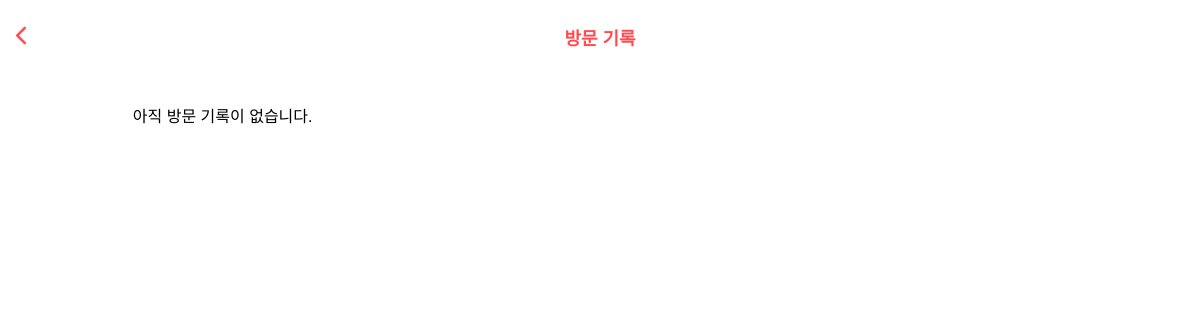
The page /accounts/mypage/5/visits on the database as committed earlier.
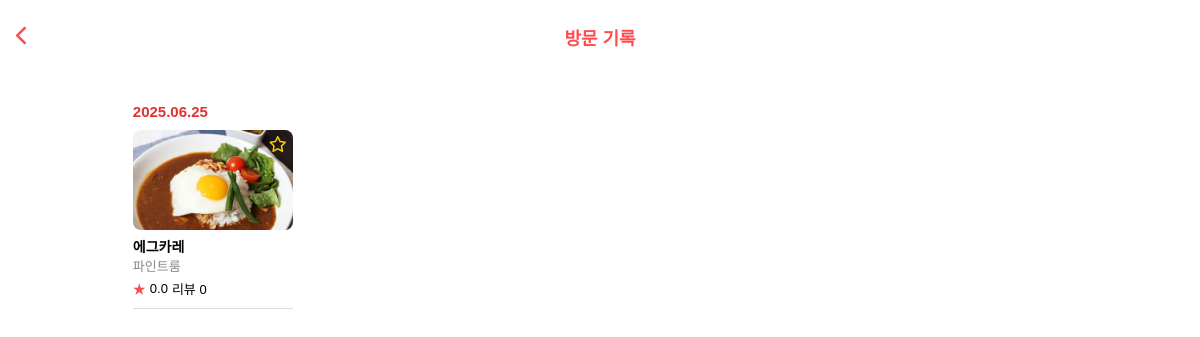
The same page on the database as committed later.
### menu/models.py (models this page shows, shortened)
class VisitLog(models.Model):
    user = models.ForeignKey(Profile, on_delete=models.CASCADE, related_name='visit_logs')
    store = models.ForeignKey(Store, on_delete=models.CASCADE, related_name='visit_logs')
    menu = models.ForeignKey(Menu, on_delete=models.SET_NULL, null=True, blank=True, related_name='visit_logs')
    visited_at = models.DateTimeField(default=datetime.now)
    reviewed = models.BooleanField(default=False)

class Menu(models.Model):
    name = models.CharField(max_length=100)  # 메뉴 이름 (필수)
    price = models.PositiveIntegerField()    # 가격 (필수)
    store = models.ForeignKey(Store, on_delete=models.CASCADE, related_name='menus')
    image = models.ImageField(upload_to='menu_images/', null=True, blank=True)

class Store(models.Model):
    name = models.CharField(max_length=100)
    address = models.TextField()
    latitude = models.FloatField()
    longitude = models.FloatField()
    school = models.ForeignKey(School, on_delete=models.CASCADE)
    category = models.ForeignKey(Category, null=True, blank=True, on_delete=models.SET_NULL)  # ✅ 여기 추가
    number = models.TextField(null=True, blank=True)
    open_time = models.TextField(null= True, blank = True)
    image = models.ImageField(upload_to='store_images/', null=True, blank=True)

### accounts/views.py (the view)
# urls.py: path('mypage/<int:id>/visits', my_visits, name='my_visits'),
def my_visits(request, id):
    user = get_object_or_404(User, pk=id)
    profile = user.profile
    visits = VisitLog.objects.filter(user=profile).select_related('menu', 'store').order_by('-visited_at')
    context = {
        'visits': visits
    }
    return render(request, 'accounts/my_visits.html', context)

### accounts/templates/accounts/my_visits.html (shortened to what this page needs)
{% load static %}
<!DOCTYPE html>
<html lang="ko">
<head>
  <link rel="stylesheet" href="{% static 'css/accounts/my_visits.css' %}">
  <link rel="stylesheet" href="https://cdnjs.cloudflare.com/ajax/libs/font-awesome/6.4.0/css/all.min.css">
</head>
<body>
  <div class="top-bar">
    <a href="{% url 'accounts:mypage' request.user.id %}"><i class="fas fa-chevron-left"></i></a>
    <div class="top-bar-title">방문 기록</div>
  </div>
  <div class="container">
    {% regroup visits by visited_at.date as grouped_visits %}
  {% for group in grouped_visits %}
    <div class="visit-section">
      <div class="visit-date">{{ group.grouper|date:"Y.m.d" }}</div>
      <div class="menu-slider">
        {% for visit in group.list %}
          <div class="menu-card">
            <div class="menu-img-wrapper">
              {% if visit.menu.image %}
                <img src="{{ visit.menu.image.url }}" alt="메뉴 이미지">
              {% else %}
                <img src="{% static 'images/menu_default.png' %}" alt="기본 이미지">
              {% endif %}
              <i class="far fa-star like-toggle" data-menu-id="{{ visit.menu.id }}"></i>
            </div>
            <div class="menu-title">{{ visit.menu.name }}</div>
            <div class="menu-sub">{{ visit.store.name }}</div>
            <div class="menu-status">
              <span class="star">★</span><span>{{ visit.menu.rating|default:"0.0" }}</span>
              <span>리뷰 {{ visit.menu.review_count|default:"0" }}</span>
            </div>
          </div>
        {% endfor %}
      </div>
    </div>
  {% empty %}
    <p>아직 방문 기록이 없습니다.</p>
  {% endfor %}
  </div>
</body>
</html>

### project/static/css/accounts/my_visits.css (style rules this page uses)
* { margin: 0; padding: 0; box-sizing: border-box; }
body { font-family: 'Apple SD Gothic Neo', 'Noto Sans KR', sans-serif; background-color: #ffffff; padding: 0 16px; }
.top-bar { display: flex; align-items: center; padding: 16px 0; position: relative; margin-top: 10px; margin-bottom: 40px; }
.top-bar i { font-size: 20px; color: #FF4C4F; }
.top-bar-title { position: absolute; left: 50%; transform: translateX(-50%); font-weight: 600; font-size: 18px; color: #FF4C4F; }
.container { width: 80%; margin: 0 auto; }
.visit-section { margin-bottom: 32px; }
.visit-date { font-weight: bold; margin: 16px 0 10px; font-size: 15px; color: #d33; }
.menu-slider { display: flex; overflow-x: auto; gap: 16px; padding-bottom: 10px; }
.menu-card { border-bottom: 1px solid #ddd; padding-bottom: 10px; flex: 0 0 auto; width: 160px; display: flex; flex-direction: column; align-items: flex-start; }
.menu-img-wrapper { width: 100%; height: 100px; border-radius: 8px; background-color: #eee; position: relative; overflow: hidden; }
.menu-img-wrapper img { width: 100%; height: 100%; object-fit: cover; display: block; }
.menu-img-wrapper i { position: absolute; top: 6px; right: 6px; font-size: 16px; color: #FFCC00; }
.menu-title { font-weight: bold; font-size: 14px; margin-top: 6px; }
.menu-sub { font-size: 13px; color: #888; }
.menu-status { font-size: 13px; margin-top: 4px; display: flex; align-items: center; gap: 4px; }
.menu-status .star { color: #FF4C4F; }

Rows that differ between the two databases and show on the page:
added VisitLog: menu.image (picture), menu.name "에그카레", store.name "파인트룸", menu.rating "0.0", menu.review_count "0"
Other text that changed with them:
new list line: "2025.06.25"
text no longer shown: "아직 방문 기록이 없습니다."
